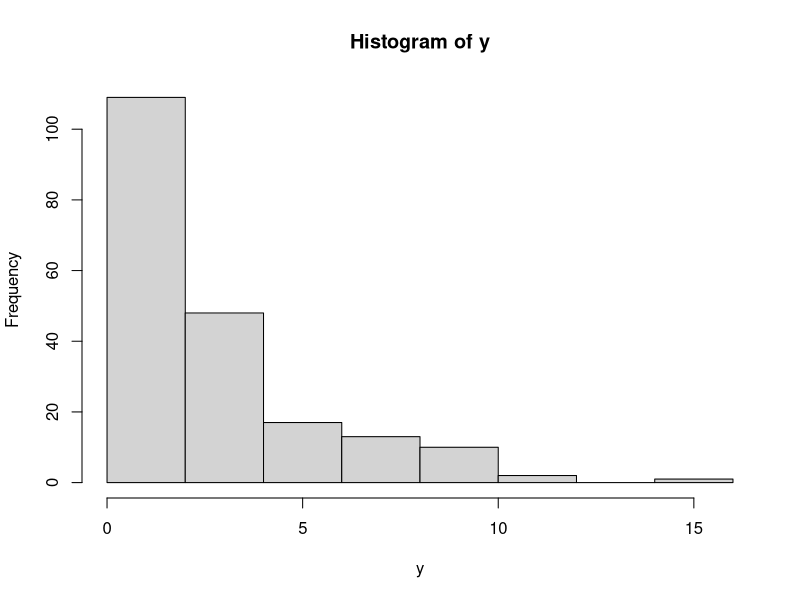
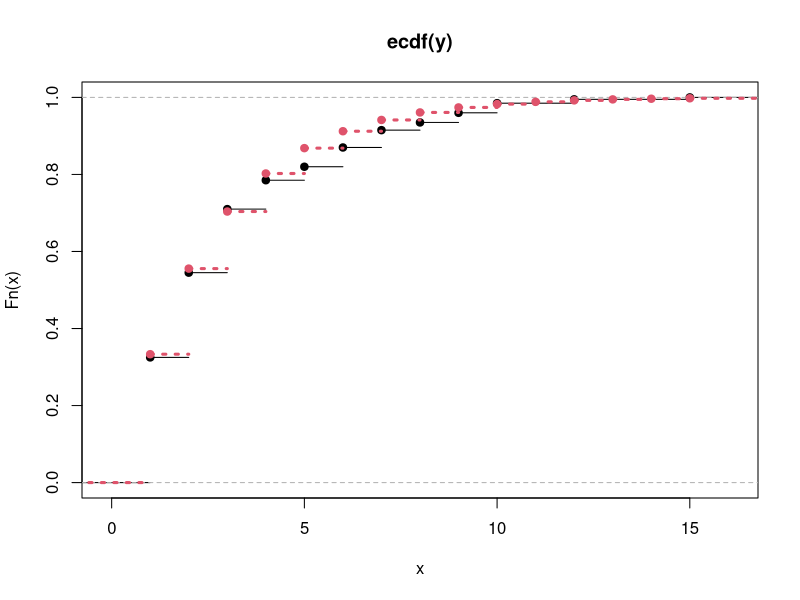
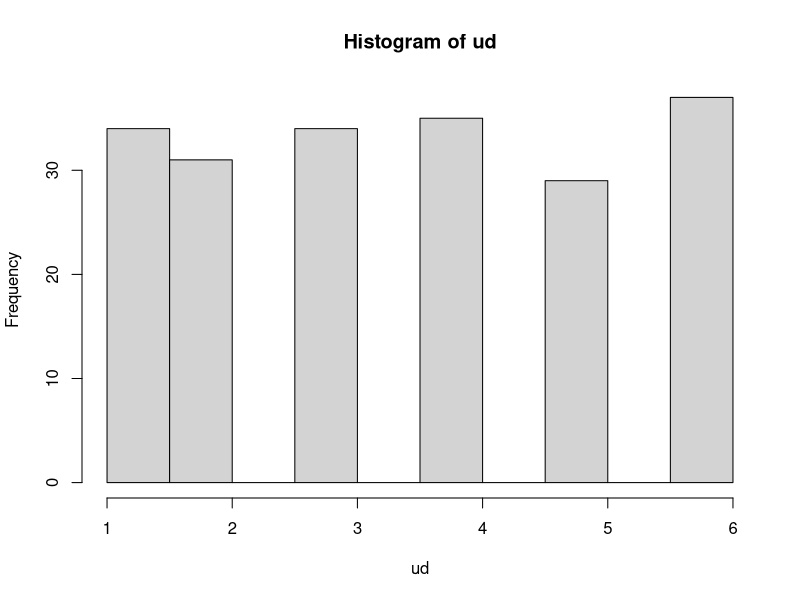

The R source for these figures, in order:
#Escreva um algoritmo para gerar n = 200 valores de uma variável aleatória X com função de probabilidade Geométrica(1/3), onde X = nº de tentativas até ocorrer o primeirosucesso,apartirdeumaamostraaleatóriadaU(0,1)
set.seed(2709)
n=200
yu=runif(200)
p=1/3
y=trunc((log(1-yu))/(log(1-p)))+1
hist(y)
mean(y)
plot(ecdf(y))
plot(stepfun(c(1:max(y)),c(0,pgeom(c(0:max(y-1)),p))),verticals=F,col=2,lwd=3,lty=3,add=T,pch=19)

#Escreva um algoritmo para gerar n = 200 valores de uma variável aleatória X com função de probabilidade Uniforme discreta (de 1 a 6) a partir de uma amostra aleatória da U(0,1).
set.seed(2709)
n=200
u=runif(n)
ud=trunc(6*u)+1
hist(ud)
mean(ud)
